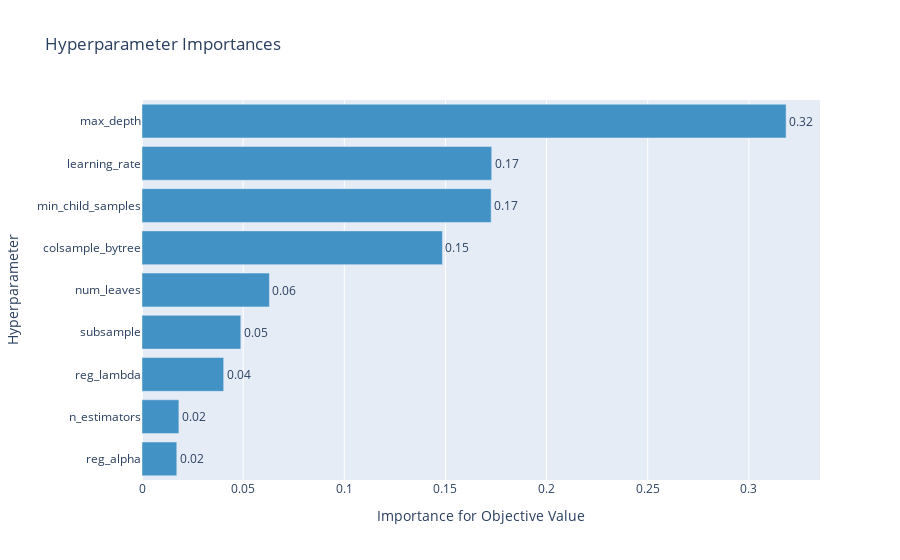

Write notebook code for a chart like this one.
### Code cell
optuna.visualization.plot_param_importances(study1)

### Figure 1 — Plotly figure (JSON) as saved in the notebook; plotly's stock layout.template omitted (floating-point values rounded to 4 significant figures)
{"data": [{"cliponaxis": false, "hovertemplate": ["reg_alpha (FloatDistribution): 0.01719710156371183<extra></extra>", "n_estimators (IntDistribution): 0.018229908925284203<extra></extra>", "reg_lambda (FloatDistribution): 0.04037670938838728<extra></extra>", "subsample (CategoricalDistribution): 0.04884224526492163<extra></extra>", "num_leaves (IntDistribution): 0.06297136069127805<extra></extra>", "colsample_bytree (CategoricalDistribution): 0.14850962112254462<extra></extra>", "min_child_samples (IntDistribution): 0.172602856808283<extra></extra>", "learning_rate (FloatDistribution): 0.17287630648678554<extra></extra>", "max_depth (IntDistribution): 0.3183938897488038<extra></extra>"], "marker": {"color": "rgb(66,146,198)"}, "orientation": "h", "text": ["0.02", "0.02", "0.04", "0.05", "0.06", "0.15", "0.17", "0.17", "0.32"], "textposition": "outside", "x": [0.0172, 0.01823, 0.04038, 0.04884, 0.06297, 0.1485, 0.1726, 0.1729, 0.3184], "y": ["reg_alpha", "n_estimators", "reg_lambda", "subsample", "num_leaves", "colsample_bytree", "min_child_samples", "learning_rate", "max_depth"], "type": "bar"}], "layout": {"showlegend": false, "title": {"text": "Hyperparameter Importances"}, "xaxis": {"title": {"text": "Importance for Objective Value"}, "type": "linear", "range": [0, 0.3352], "autorange": true}, "yaxis": {"title": {"text": "Hyperparameter"}, "type": "category", "range": [-0.5, 8.5], "autorange": true}, "autosize": true}}
